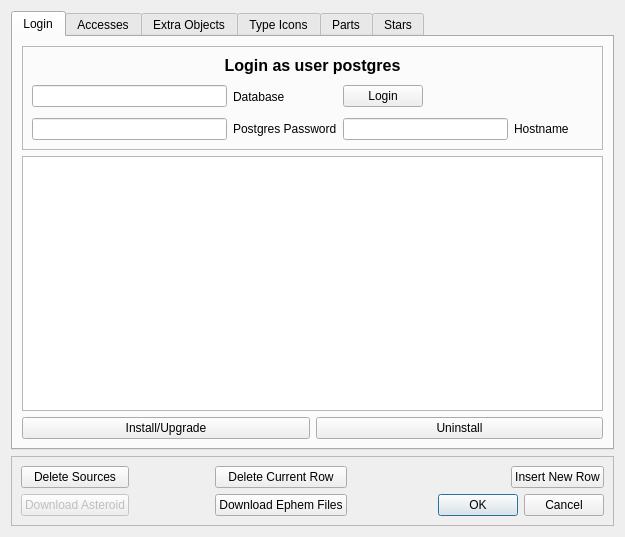
<?xml version="1.0" encoding="UTF-8"?>
<ui version="4.0">
 <author>Christophe Gros</author>
 <class>Skydmin</class>
 <widget class="QDialog" name="Skydmin">
  <property name="geometry">
   <rect>
    <x>0</x>
    <y>0</y>
    <width>625</width>
    <height>537</height>
   </rect>
  </property>
  <property name="windowTitle">
   <string>Skydmin</string>
  </property>
  <layout class="QGridLayout" name="gridLayout_8">
   <item row="1" column="0">
    <widget class="QFrame" name="frame_2">
     <property name="frameShape">
      <enum>QFrame::StyledPanel</enum>
     </property>
     <property name="frameShadow">
      <enum>QFrame::Raised</enum>
     </property>
     <layout class="QGridLayout" name="gridLayout">
      <item row="0" column="5">
       <widget class="QPushButton" name="Insert">
        <property name="text">
         <string>Insert New Row</string>
        </property>
       </widget>
      </item>
      <item row="1" column="0">
       <widget class="QPushButton" name="DownloadAster">
        <property name="enabled">
         <bool>false</bool>
        </property>
        <property name="text">
         <string>Download Asteroid</string>
        </property>
       </widget>
      </item>
      <item row="1" column="1">
       <spacer name="horizontalSpacer_4">
        <property name="orientation">
         <enum>Qt::Horizontal</enum>
        </property>
        <property name="sizeHint" stdset="0">
         <size>
          <width>35</width>
          <height>20</height>
         </size>
        </property>
       </spacer>
      </item>
      <item row="1" column="2">
       <widget class="QPushButton" name="DownloadSe1">
        <property name="text">
         <string>Download Ephem Files</string>
        </property>
       </widget>
      </item>
      <item row="1" column="3">
       <spacer name="horizontalSpacer_5">
        <property name="orientation">
         <enum>Qt::Horizontal</enum>
        </property>
        <property name="sizeHint" stdset="0">
         <size>
          <width>32</width>
          <height>20</height>
         </size>
        </property>
       </spacer>
      </item>
      <item row="0" column="0">
       <widget class="QPushButton" name="DeleteSources">
        <property name="text">
         <string>Delete Sources</string>
        </property>
       </widget>
      </item>
      <item row="0" column="1">
       <spacer name="horizontalSpacer">
        <property name="orientation">
         <enum>Qt::Horizontal</enum>
        </property>
        <property name="sizeHint" stdset="0">
         <size>
          <width>35</width>
          <height>20</height>
         </size>
        </property>
       </spacer>
      </item>
      <item row="0" column="2">
       <widget class="QPushButton" name="Delete">
        <property name="text">
         <string>Delete Current Row</string>
        </property>
       </widget>
      </item>
      <item row="0" column="3" colspan="2">
       <spacer name="horizontalSpacer_3">
        <property name="orientation">
         <enum>Qt::Horizontal</enum>
        </property>
        <property name="sizeHint" stdset="0">
         <size>
          <width>75</width>
          <height>20</height>
         </size>
        </property>
       </spacer>
      </item>
      <item row="1" column="4" colspan="2">
       <widget class="QDialogButtonBox" name="buttonBox">
        <property name="orientation">
         <enum>Qt::Horizontal</enum>
        </property>
        <property name="standardButtons">
         <set>QDialogButtonBox::Cancel|QDialogButtonBox::Ok</set>
        </property>
       </widget>
      </item>
     </layout>
    </widget>
   </item>
   <item row="0" column="0">
    <widget class="QTabWidget" name="tabWidget">
     <property name="currentIndex">
      <number>0</number>
     </property>
     <widget class="QWidget" name="tab_3">
      <attribute name="title">
       <string>Login</string>
      </attribute>
      <layout class="QGridLayout" name="gridLayout_7">
       <item row="0" column="0" colspan="2">
        <widget class="QFrame" name="frame">
         <property name="frameShape">
          <enum>QFrame::StyledPanel</enum>
         </property>
         <property name="frameShadow">
          <enum>QFrame::Raised</enum>
         </property>
         <layout class="QGridLayout" name="gridLayout_4">
          <item row="0" column="0" colspan="5">
           <widget class="QLabel" name="label">
            <property name="font">
             <font>
              <pointsize>12</pointsize>
              <weight>75</weight>
              <bold>true</bold>
             </font>
            </property>
            <property name="text">
             <string>Login as user postgres</string>
            </property>
            <property name="alignment">
             <set>Qt::AlignCenter</set>
            </property>
           </widget>
          </item>
          <item row="1" column="0">
           <widget class="QLineEdit" name="DbName"/>
          </item>
          <item row="1" column="1">
           <widget class="QLabel" name="label_4">
            <property name="text">
             <string>Database</string>
            </property>
           </widget>
          </item>
          <item row="1" column="2">
           <widget class="QPushButton" name="LoginButton">
            <property name="text">
             <string>Login</string>
            </property>
           </widget>
          </item>
          <item row="1" column="3" colspan="2">
           <spacer name="horizontalSpacer_2">
            <property name="orientation">
             <enum>Qt::Horizontal</enum>
            </property>
            <property name="sizeHint" stdset="0">
             <size>
              <width>164</width>
              <height>31</height>
             </size>
            </property>
           </spacer>
          </item>
          <item row="2" column="0">
           <widget class="QLineEdit" name="Password">
            <property name="echoMode">
             <enum>QLineEdit::Password</enum>
            </property>
           </widget>
          </item>
          <item row="2" column="1">
           <widget class="QLabel" name="label_3">
            <property name="text">
             <string>Postgres Password</string>
            </property>
           </widget>
          </item>
          <item row="2" column="2" colspan="2">
           <widget class="QLineEdit" name="Hostname"/>
          </item>
          <item row="2" column="4">
           <widget class="QLabel" name="label_2">
            <property name="text">
             <string>Hostname</string>
            </property>
           </widget>
          </item>
         </layout>
        </widget>
       </item>
       <item row="1" column="0" colspan="2">
        <widget class="QTextEdit" name="Install">
         <property name="lineWrapColumnOrWidth">
          <number>0</number>
         </property>
         <property name="readOnly">
          <bool>true</bool>
         </property>
        </widget>
       </item>
       <item row="2" column="0">
        <widget class="QPushButton" name="InstallButton">
         <property name="text">
          <string>Install/Upgrade</string>
         </property>
        </widget>
       </item>
       <item row="2" column="1">
        <widget class="QPushButton" name="UninstallButton">
         <property name="text">
          <string>Uninstall</string>
         </property>
        </widget>
       </item>
      </layout>
     </widget>
     <widget class="QWidget" name="tab">
      <attribute name="title">
       <string>Accesses</string>
      </attribute>
      <layout class="QGridLayout" name="gridLayout_2">
       <item row="0" column="0">
        <widget class="QTableView" name="Accesses">
         <property name="enabled">
          <bool>false</bool>
         </property>
        </widget>
       </item>
      </layout>
     </widget>
     <widget class="QWidget" name="tab_2">
      <attribute name="title">
       <string>Extra Objects</string>
      </attribute>
      <layout class="QGridLayout" name="gridLayout_3">
       <item row="0" column="0">
        <widget class="QTableView" name="ExtraObjs">
         <property name="enabled">
          <bool>false</bool>
         </property>
        </widget>
       </item>
      </layout>
     </widget>
     <widget class="QWidget" name="tab_4">
      <attribute name="title">
       <string>Type Icons</string>
      </attribute>
      <layout class="QGridLayout" name="gridLayout_5">
       <item row="0" column="0">
        <widget class="QTableView" name="TypeIcons">
         <property name="enabled">
          <bool>false</bool>
         </property>
        </widget>
       </item>
      </layout>
     </widget>
     <widget class="QWidget" name="tab_5">
      <attribute name="title">
       <string>Parts</string>
      </attribute>
      <layout class="QGridLayout" name="gridLayout_6">
       <item row="0" column="0">
        <widget class="QTableView" name="Parts">
         <property name="enabled">
          <bool>false</bool>
         </property>
        </widget>
       </item>
      </layout>
     </widget>
     <widget class="QWidget" name="tab_6">
      <property name="accessibleName">
       <string/>
      </property>
      <attribute name="title">
       <string>Stars</string>
      </attribute>
      <layout class="QGridLayout" name="gridLayout_9">
       <item row="0" column="0">
        <widget class="QTableView" name="Stars"/>
       </item>
      </layout>
     </widget>
    </widget>
   </item>
  </layout>
 </widget>
 <tabstops>
  <tabstop>DbName</tabstop>
  <tabstop>Password</tabstop>
  <tabstop>Hostname</tabstop>
  <tabstop>LoginButton</tabstop>
  <tabstop>Install</tabstop>
  <tabstop>InstallButton</tabstop>
  <tabstop>UninstallButton</tabstop>
  <tabstop>DeleteSources</tabstop>
  <tabstop>Delete</tabstop>
  <tabstop>Insert</tabstop>
  <tabstop>DownloadAster</tabstop>
  <tabstop>DownloadSe1</tabstop>
  <tabstop>buttonBox</tabstop>
  <tabstop>tabWidget</tabstop>
  <tabstop>Accesses</tabstop>
  <tabstop>ExtraObjs</tabstop>
  <tabstop>TypeIcons</tabstop>
  <tabstop>Parts</tabstop>
  <tabstop>Stars</tabstop>
 </tabstops>
 <resources/>
 <connections>
  <connection>
   <sender>buttonBox</sender>
   <signal>accepted()</signal>
   <receiver>Skydmin</receiver>
   <slot>accept()</slot>
   <hints>
    <hint type="sourcelabel">
     <x>248</x>
     <y>254</y>
    </hint>
    <hint type="destinationlabel">
     <x>157</x>
     <y>274</y>
    </hint>
   </hints>
  </connection>
  <connection>
   <sender>buttonBox</sender>
   <signal>rejected()</signal>
   <receiver>Skydmin</receiver>
   <slot>reject()</slot>
   <hints>
    <hint type="sourcelabel">
     <x>316</x>
     <y>260</y>
    </hint>
    <hint type="destinationlabel">
     <x>286</x>
     <y>274</y>
    </hint>
   </hints>
  </connection>
 </connections>
</ui>
